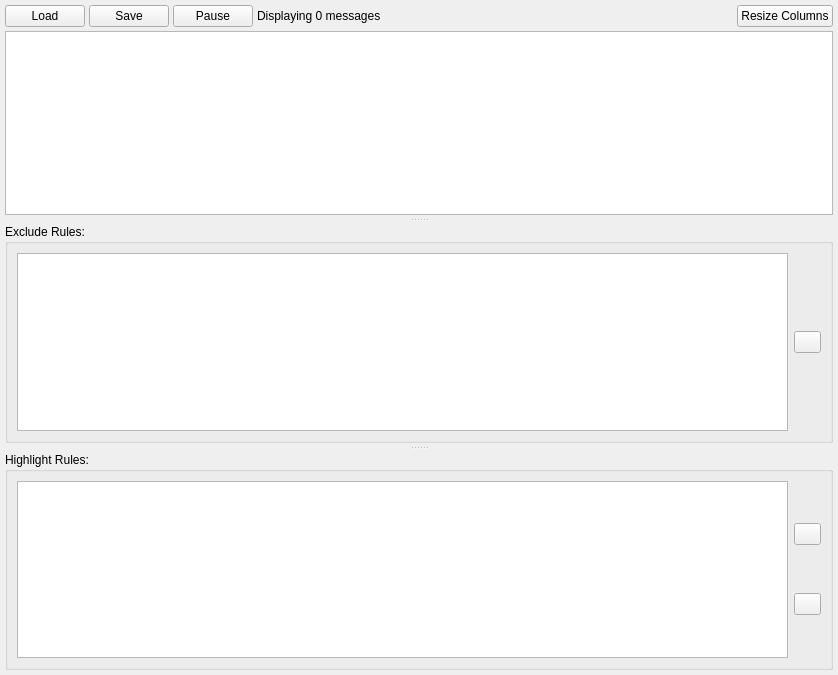
<?xml version="1.0" encoding="UTF-8"?>
<ui version="4.0">
 <class>ConsoleWidget</class>
 <widget class="QWidget" name="ConsoleWidget">
  <property name="geometry">
   <rect>
    <x>0</x>
    <y>0</y>
    <width>838</width>
    <height>675</height>
   </rect>
  </property>
  <property name="windowTitle">
   <string>Console</string>
  </property>
  <layout class="QVBoxLayout" name="verticalLayout">
   <property name="spacing">
    <number>4</number>
   </property>
   <property name="margin">
    <number>5</number>
   </property>
   <item>
    <layout class="QHBoxLayout" name="horizontalLayout">
     <property name="sizeConstraint">
      <enum>QLayout::SetMinAndMaxSize</enum>
     </property>
     <item>
      <widget class="QPushButton" name="load_button">
       <property name="toolTip">
        <string>Load a Message file</string>
       </property>
       <property name="text">
        <string>Load</string>
       </property>
      </widget>
     </item>
     <item>
      <widget class="QPushButton" name="save_button">
       <property name="toolTip">
        <string>Save currently displayed messages to a file</string>
       </property>
       <property name="text">
        <string>Save</string>
       </property>
      </widget>
     </item>
     <item>
      <widget class="QPushButton" name="pause_button">
       <property name="toolTip">
        <string>Pause/Resume the message stream</string>
       </property>
       <property name="text">
        <string>Pause</string>
       </property>
       <property name="checkable">
        <bool>true</bool>
       </property>
      </widget>
     </item>
     <item>
      <widget class="QLabel" name="messages_label">
       <property name="text">
        <string>Displaying 0 messages</string>
       </property>
      </widget>
     </item>
     <item>
      <spacer name="horizontalSpacer">
       <property name="orientation">
        <enum>Qt::Horizontal</enum>
       </property>
       <property name="sizeHint" stdset="0">
        <size>
         <width>40</width>
         <height>20</height>
        </size>
       </property>
      </spacer>
     </item>
     <item>
      <widget class="QPushButton" name="column_resize_button">
       <property name="toolTip">
        <string>Resizes message table columns to fit their contents exactly</string>
       </property>
       <property name="text">
        <string>Resize Columns</string>
       </property>
      </widget>
     </item>
    </layout>
   </item>
   <item>
    <layout class="QVBoxLayout" name="verticalLayout_2">
     <item>
      <widget class="QSplitter" name="table_splitter">
       <property name="orientation">
        <enum>Qt::Vertical</enum>
       </property>
       <property name="handleWidth">
        <number>9</number>
       </property>
       <property name="childrenCollapsible">
        <bool>true</bool>
       </property>
       <widget class="QTableView" name="table_view">
        <property name="selectionBehavior">
         <enum>QAbstractItemView::SelectRows</enum>
        </property>
        <property name="horizontalScrollMode">
         <enum>QAbstractItemView::ScrollPerPixel</enum>
        </property>
        <property name="sortingEnabled">
         <bool>true</bool>
        </property>
        <attribute name="verticalHeaderDefaultSectionSize">
         <number>18</number>
        </attribute>
        <attribute name="verticalHeaderMinimumSectionSize">
         <number>18</number>
        </attribute>
       </widget>
       <widget class="QSplitter" name="filter_splitter">
        <property name="orientation">
         <enum>Qt::Vertical</enum>
        </property>
        <property name="handleWidth">
         <number>9</number>
        </property>
        <property name="childrenCollapsible">
         <bool>true</bool>
        </property>
        <widget class="QGroupBox" name="exclude_group_box">
         <property name="toolTip">
          <string>Messages matching ANY of these rules will NOT be displayed</string>
         </property>
         <property name="title">
          <string>Exclude Rules:</string>
         </property>
         <layout class="QHBoxLayout" name="horizontalLayout_2">
          <item>
           <widget class="QTableWidget" name="exclude_table">
            <property name="alternatingRowColors">
             <bool>true</bool>
            </property>
            <property name="selectionMode">
             <enum>QAbstractItemView::NoSelection</enum>
            </property>
            <property name="columnCount">
             <number>1</number>
            </property>
            <attribute name="horizontalHeaderVisible">
             <bool>false</bool>
            </attribute>
            <attribute name="horizontalHeaderStretchLastSection">
             <bool>true</bool>
            </attribute>
            <attribute name="verticalHeaderVisible">
             <bool>false</bool>
            </attribute>
            <column/>
           </widget>
          </item>
          <item>
           <widget class="QPushButton" name="add_exclude_button">
            <property name="maximumSize">
             <size>
              <width>27</width>
              <height>16777215</height>
             </size>
            </property>
            <property name="toolTip">
             <string>Add new filter</string>
            </property>
            <property name="text">
             <string/>
            </property>
           </widget>
          </item>
         </layout>
        </widget>
        <widget class="QGroupBox" name="highlight_group_box">
         <property name="toolTip">
          <string>Message matching ANY of these rules will be highlighted</string>
         </property>
         <property name="title">
          <string>Highlight Rules:</string>
         </property>
         <layout class="QHBoxLayout" name="horizontalLayout_3">
          <item>
           <widget class="QTableWidget" name="highlight_table">
            <property name="toolTip">
             <string/>
            </property>
            <property name="alternatingRowColors">
             <bool>true</bool>
            </property>
            <property name="selectionMode">
             <enum>QAbstractItemView::NoSelection</enum>
            </property>
            <property name="columnCount">
             <number>1</number>
            </property>
            <attribute name="horizontalHeaderVisible">
             <bool>false</bool>
            </attribute>
            <attribute name="horizontalHeaderStretchLastSection">
             <bool>true</bool>
            </attribute>
            <attribute name="verticalHeaderVisible">
             <bool>false</bool>
            </attribute>
            <column/>
           </widget>
          </item>
          <item>
           <layout class="QVBoxLayout" name="verticalLayout_3">
            <item>
             <widget class="QPushButton" name="highlight_exclude_button">
              <property name="maximumSize">
               <size>
                <width>27</width>
                <height>16777215</height>
               </size>
              </property>
              <property name="toolTip">
               <string>Show only highlighted rows</string>
              </property>
              <property name="text">
               <string/>
              </property>
              <property name="checkable">
               <bool>true</bool>
              </property>
              <property name="checked">
               <bool>false</bool>
              </property>
             </widget>
            </item>
            <item>
             <widget class="QPushButton" name="add_highlight_button">
              <property name="maximumSize">
               <size>
                <width>27</width>
                <height>16777215</height>
               </size>
              </property>
              <property name="toolTip">
               <string>Add new filter</string>
              </property>
              <property name="text">
               <string/>
              </property>
             </widget>
            </item>
           </layout>
          </item>
         </layout>
        </widget>
       </widget>
      </widget>
     </item>
    </layout>
   </item>
  </layout>
 </widget>
 <resources/>
 <connections/>
</ui>
